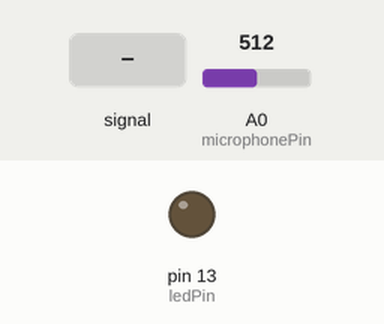
The sketch below on a simulated Arduino Uno, built with avr-gcc and run on an emulated ATmega328P. Shown: output pins drawn as LEDs (lit = HIGH). The inputs (shaded band) are chosen by the test bench; at power-on: A0 (microphonePin) = 512.

Above: at 1.2 s.
1.3 s: A0 (microphonePin) fed a 200 Hz sine of ±460 counts around its level
At 1.7 s:
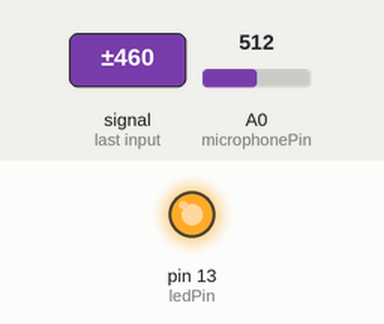
4.3 s: A0 (microphonePin) set to 716
At 4.6 s:
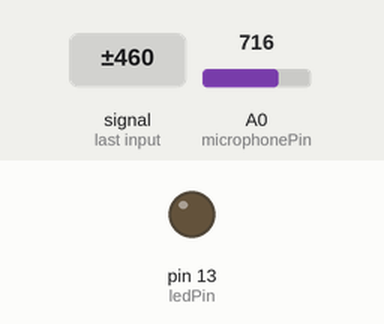
5.8 s: A0 (microphonePin) set to 786
7.3 s: A0 (microphonePin) set to 811
At 7.7 s:
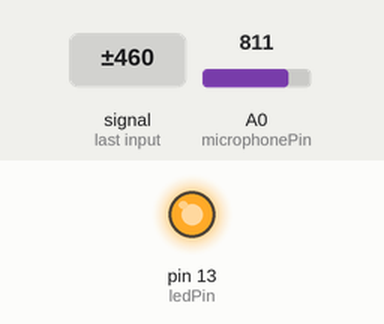
10.3 s: A0 (microphonePin) set to 790
At 11.6 s:
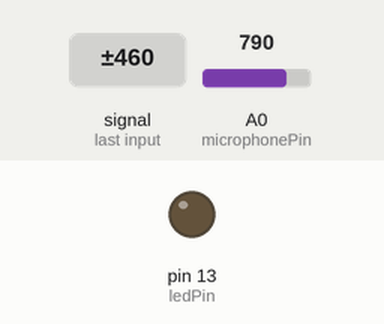
Timing chart, 0 to 12.8 s (numbered marks = the images above; inputs shaded):
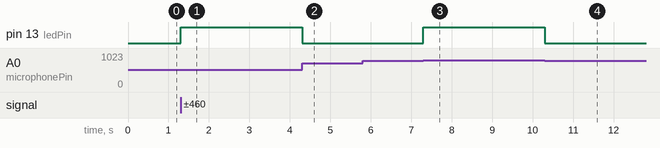

The sketch:

ELC1074.ino
```cpp
const int microphonePin= 0; //the microphone positive terminal will connect to analog pin A0 to be read
const int ledPin=13; //the code will flash the LED connected to pin 13

int sample; //the variable that will hold the value read from the microphone each time

const int threshold= 800;//the microphone threshold sound level at which the LED will turn on

void setup() {
pinMode (ledPin, OUTPUT);//sets digital pin 13 as output
Serial.begin(9600); //sets the baud rate at 9600 so we can check the values the microphone is obtaining on the Serial Monitor
}

void loop(){
sample= analogRead(microphonePin); //the arduino takes continuous readings from the microphone
if (sample > threshold)
{
digitalWrite (ledPin, HIGH); //if the reading is greater than the threshold value, LED turns on
delay (500); //LED stays on for a half a second
digitalWrite (ledPin, LOW); //LED turns off
}
else{ digitalWrite(ledPin, LOW); }
}
```

Measured:
- the behaviour switches between 800 and 801 on A0 (microphonePin) (found by bisection; images 2 and 3)
- after the input at 1.3 s, pin 13 (ledPin): LOW → HIGH at once
- after the input at 4.3 s, pin 13 (ledPin): HIGH → LOW at once
- after the input at 5.8 s, every drawn part: stays the same
- after the input at 7.3 s, pin 13 (ledPin): LOW → HIGH at once
- after the input at 10.3 s, pin 13 (ledPin): HIGH → LOW at once
